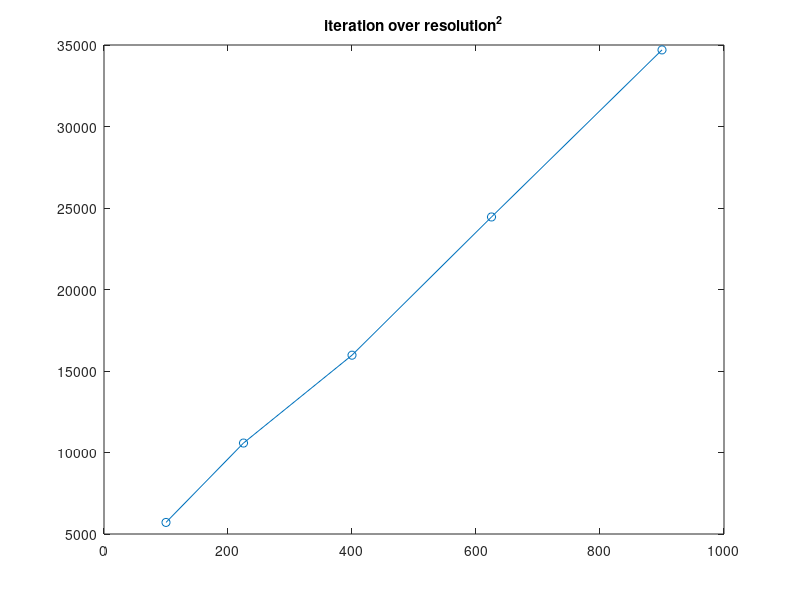
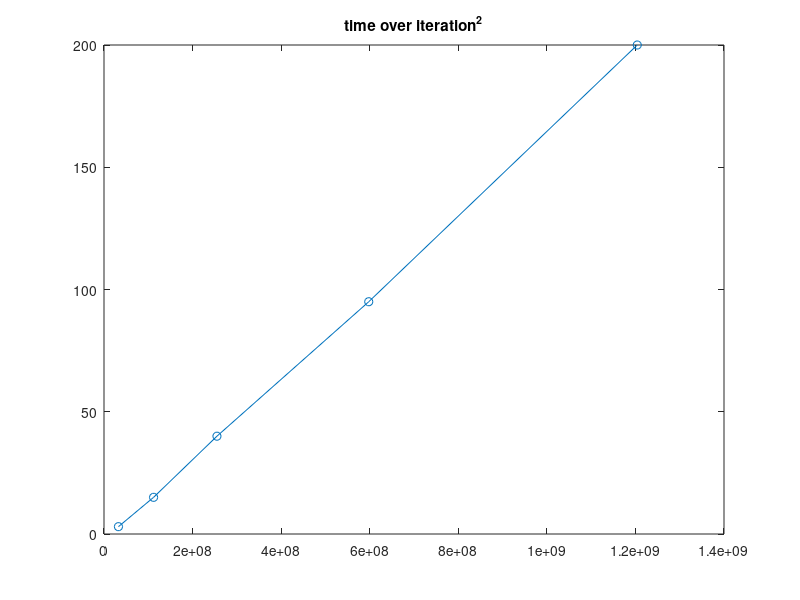
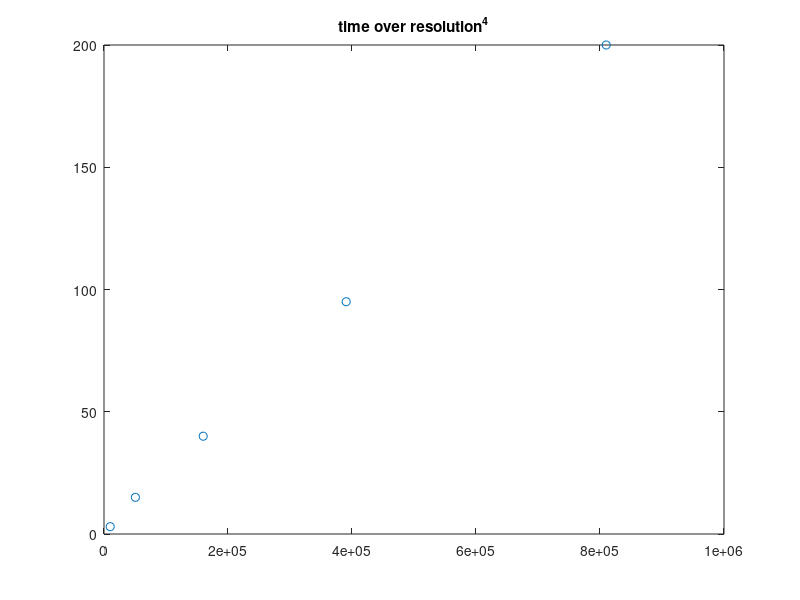

Recreate these plots in MATLAB, in order.

dat = [...
3   10  416     5710
15  15  608     10580
40  20  816     15970
95  25  1008    24450
200 30  1216    34700
];

resolution = dat(:,2);
image_siz = dat(:,3);
time = dat(:,1);
itr = dat(:,4);

figure, plot(resolution.^2, itr, '-o')
title('iteration over resolution^2');
% 
figure, plot(itr.^2, time, '-o')
title('time over iteration^2');

figure, plot(resolution.^4, time, 'o')
title('time over resolution^4');

